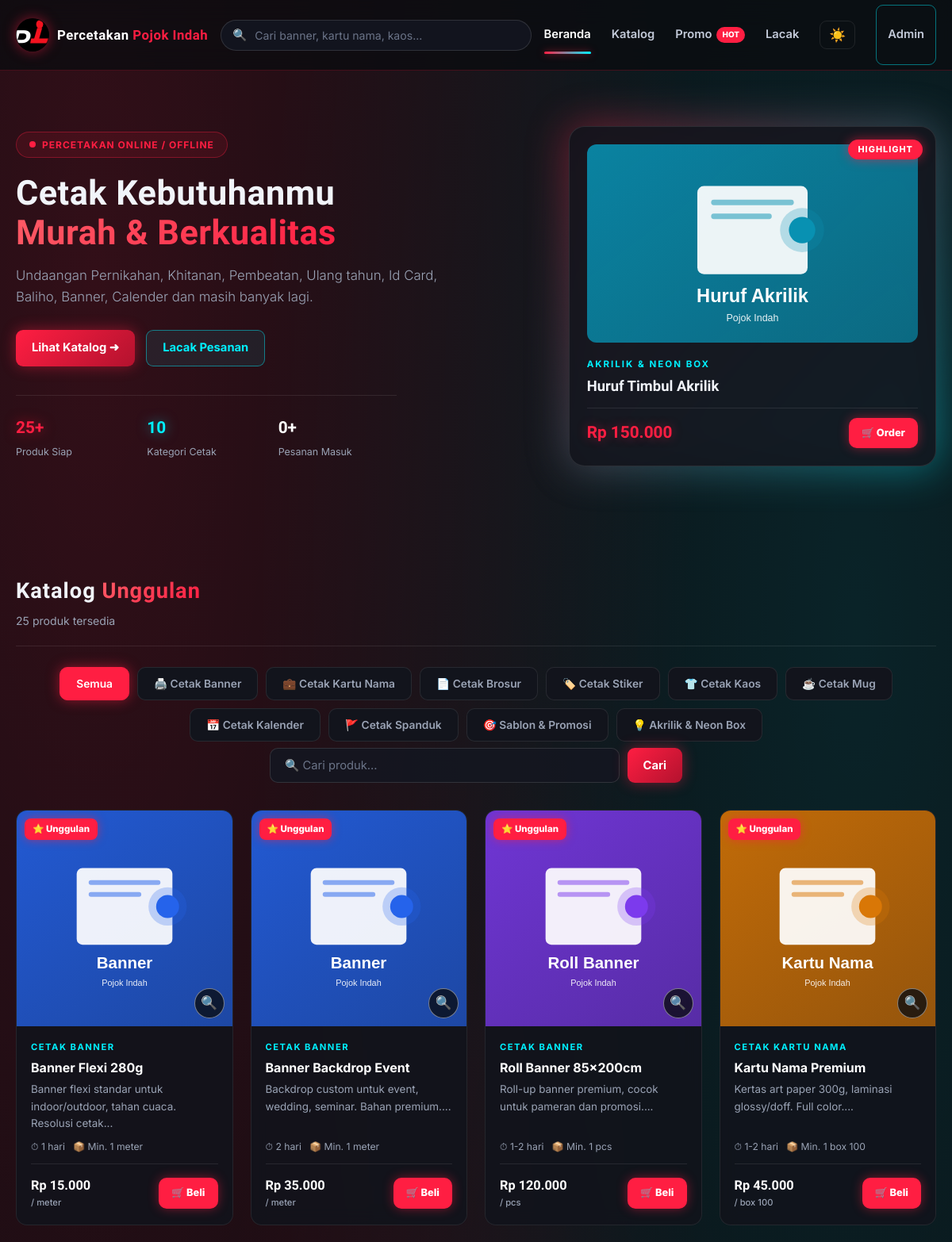
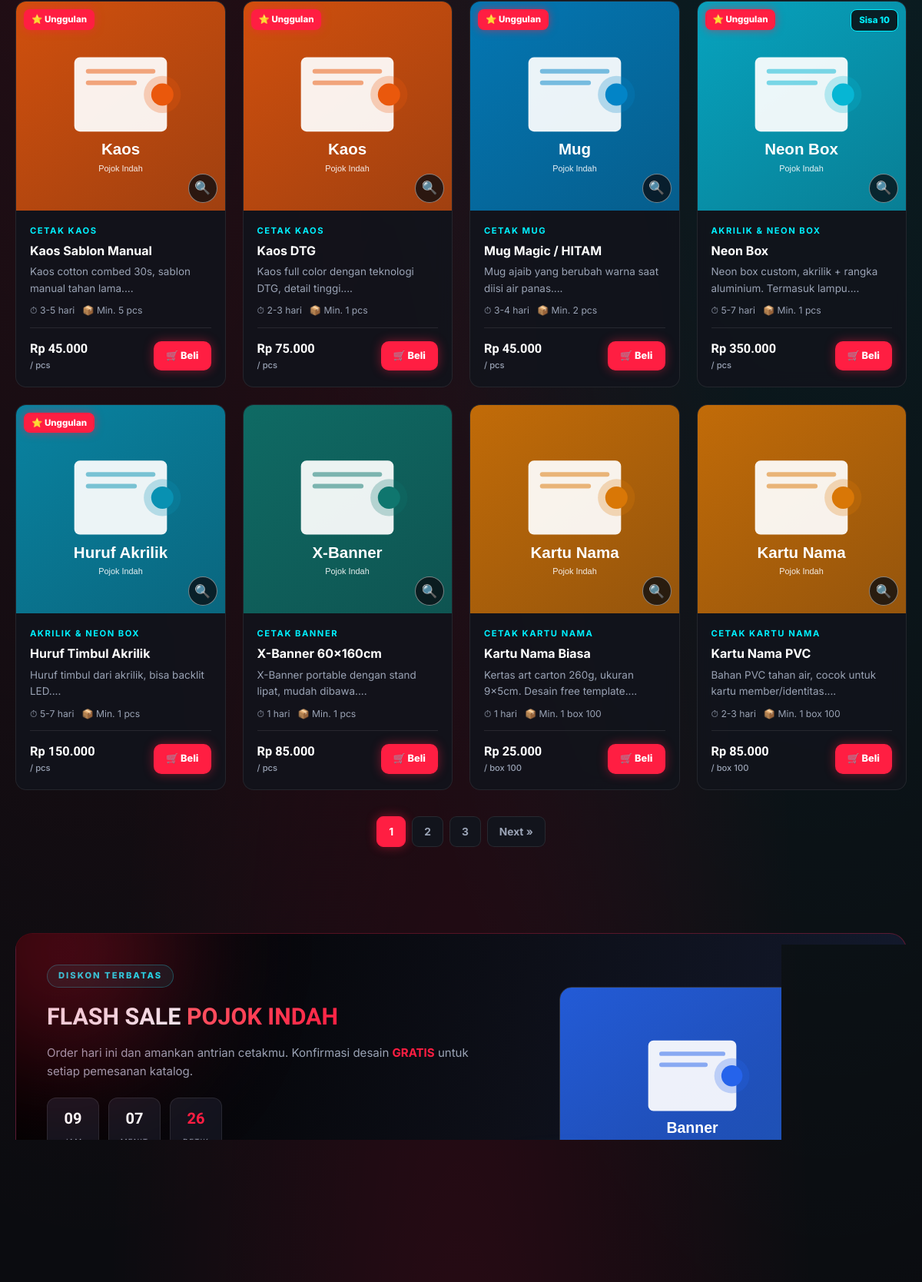
The page / (upper part) on the database its author committed (2 pictures, top to bottom).
### tables this page shows
CREATE TABLE IF NOT EXISTS produk (
    id INT AUTO_INCREMENT PRIMARY KEY,
    id_kategori INT NOT NULL,
    nama_produk VARCHAR(200) NOT NULL,
    deskripsi TEXT,
    harga DECIMAL(12,0) NOT NULL DEFAULT 0,
    satuan VARCHAR(50) DEFAULT 'pcs',
    stok INT DEFAULT 0,
    minimal_order INT DEFAULT 1,
    waktu_pengerjaan VARCHAR(100) DEFAULT '1-2 hari',
    gambar VARCHAR(500) DEFAULT 'default.png',
    is_unggulan TINYINT(1) DEFAULT 0,
    is_aktif TINYINT(1) DEFAULT 1,
    created_at TIMESTAMP DEFAULT CURRENT_TIMESTAMP,
    FOREIGN KEY (id_kategori) REFERENCES kategori(id) ON DELETE CASCADE
);

CREATE TABLE IF NOT EXISTS kategori (
    id INT AUTO_INCREMENT PRIMARY KEY,
    nama_kategori VARCHAR(100) NOT NULL UNIQUE,
    icon VARCHAR(20) DEFAULT '📦',
    created_at TIMESTAMP DEFAULT CURRENT_TIMESTAMP
);

### config.php (called while the page is built, shortened)
<?php
function db_connect() {
    $conn = new mysqli(DB_HOST, DB_USER, DB_PASS);
    $conn->set_charset('utf8mb4');
    $conn->query("CREATE DATABASE IF NOT EXISTS `" . DB_NAME . "` CHARACTER SET utf8mb4 COLLATE utf8mb4_unicode_ci");
    return $conn;
}
$conn = db_connect();
function rupiah($angka) {
    return 'Rp ' . number_format((float)$angka, 0, ',', '.');
}
function q($sql) {
    global $conn;
    $res = $conn->query($sql);
    return $res;
}
function q_row($sql) {
    $res = q($sql);
    if ($res && $res->num_rows > 0) {
        return $res->fetch_assoc();
    }
    return null;
}
function base_url() {
    $s = app_subfolder();
    return $s === '' ? '' : $s;
}
function app_subfolder() {
    $approot = str_replace('\\', '/', __DIR__);
    if (isset($_SERVER['DOCUMENT_ROOT']) && $_SERVER['DOCUMENT_ROOT'] !== '') {
        $docroot = str_replace('\\', '/', rtrim((string)$_SERVER['DOCUMENT_ROOT'], '/'));
        $a = $approot;
        $d = $docroot;
    }
    $dir = str_replace('\\', '/', dirname($_SERVER['SCRIPT_NAME'] ?? ''));
    $dir = preg_replace('#/admin$#', '', rtrim($dir, '/'));
    return $dir;
}
$conn->query("CREATE TABLE IF NOT EXISTS pengaturan (
    kunci VARCHAR(50) NOT NULL PRIMARY KEY,
    nilai TEXT
) ENGINE=InnoDB");
$conn->query("INSERT IGNORE INTO pengaturan (kunci, nilai) VALUES ('tema', 'gelap')");
$conn->query("INSERT IGNORE INTO pengaturan (kunci, nilai) VALUES ('app_url', '')");
function get_setting($kunci, $default = '') {
    global $conn;
    $k = $conn->real_escape_string((string)$kunci);
    $res = $conn->query("SELECT nilai FROM pengaturan WHERE kunci = '$k' LIMIT 1");
    if ($res && $res->num_rows > 0) {
        $row = $res->fetch_assoc();
        return $row['nilai'];
    }
    return $default;
}
$APP_TEMA = get_setting('tema', 'gelap');
?>

### funcs/gambar.php (called while the page is built, shortened)
<?php
function get_gambar_src($produk) {
    if (!empty($produk['gambar'])) {
        $g = basename((string)$produk['gambar']);
        if ($g !== '' && is_file(__DIR__ . '/../assets/img/' . $g)) {
            return 'assets/img/' . $g;
        }
    }
    $ket = strtolower((string)($produk['nama_produk'] ?? ''));
    $maps = array(
        'x-banner'   => 'x_banner.svg',
        'roll'       => 'roll_banner.svg',
        'backdrop'   => 'banner.svg',
        'kartu nama' => 'kartu_nama.svg',
        'brosur'     => 'brosur.svg',
        'flyer'      => 'flyer.svg',
        'leaflet'    => 'flyer.svg',
        'stiker'     => 'stiker.svg',
        'kaos'       => 'kaos.svg',
        'sablon'     => 'kaos.svg',
        'mug'        => 'mug.svg',
        'kalender'   => 'kalender.svg',
        'spanduk'    => 'spanduk.svg',
        'totebag'    => 'totebag.svg',
        'tote bag'   => 'totebag.svg',
        'pin'        => 'pin.svg',
        'lencana'    => 'pin.svg',
        'neon'       => 'neonbox.svg',
        'huruf'      => 'huruf.svg',
        'akrilik'    => 'huruf.svg',
        'banner'     => 'banner.svg',
    );
    foreach ($maps as $kata => $file) {
        if ($kata !== '' && strpos($ket, $kata) !== false) {
            return 'assets/img/' . $file;
        }
    }
    return 'assets/img/default.png';
}

### index.php (the view, shortened to what this page needs)
<?php
include 'config.php';
require 'funcs/gambar.php';
$where = "AND p.is_aktif = 1";
$kat_dipilih = 0;
$kat_dipilih = max(0, $kat_dipilih);
$cari = '';
$per_halaman = 12;
$row_total = q_row("SELECT COUNT(*) as jml FROM produk p WHERE 1 $where");
$total = $row_total ? (int)$row_total['jml'] : 0;
$total_halaman = max(1, (int)ceil($total / $per_halaman));
$hal = isset($_GET['hal']) ? max(1, intval($_GET['hal'])) : 1;
$hal = min($hal, $total_halaman);
$offset = ($hal - 1) * $per_halaman;
$produk = q("SELECT p.*, k.nama_kategori, k.icon, k.id as kid
    FROM produk p JOIN kategori k ON p.id_kategori = k.id
    WHERE 1 $where
    ORDER BY p.is_unggulan DESC, p.id ASC
    LIMIT $offset, $per_halaman");
$rows = array();
if ($produk) {
    while ($r = $produk->fetch_assoc()) {
        $rows[] = $r;
    }
}
$gal_map = array();
$highlight = q_row("SELECT p.*, k.nama_kategori FROM produk p JOIN kategori k ON p.id_kategori = k.id WHERE p.is_unggulan = 1 AND p.is_aktif = 1 ORDER BY p.id DESC LIMIT 1");
$sr = q_row("SELECT COUNT(*) jml FROM produk WHERE is_aktif = 1");
$stat_produk = $sr ? (int)$sr['jml'] : 0;
$sr = q_row("SELECT COUNT(*) jml FROM kategori");
$stat_kat = $sr ? (int)$sr['jml'] : 0;
$sr = q_row("SELECT COUNT(*) jml FROM pesanan WHERE status != 'dibatalkan'");
$stat_order = $sr ? (int)$sr['jml'] : 0;
$nama_kategori = '';
?>
<!DOCTYPE html>
<html lang="id">
<head>
    <link rel="stylesheet" href="assets/css/style.css?v=<?= filemtime('assets/css/style.css') ?>">
</head>
<body class="<?= $APP_TEMA === 'terang' ? 'terang' : '' ?>">
<header class="site-header">
    <div class="container header-inner">
        <a href="index.php" class="logo">
            <img src="assets/img/logo.svg" alt="Percetakan Pojok Indah" class="logo-img">
            <span class="logo-text">Percetakan <span>Pojok Indah</span></span>
        </a>
        <form method="get" action="index.php" class="header-search">
            <span class="search-icon">🔍</span>
            <input type="text" name="c" placeholder="Cari banner, kartu nama, kaos..." value="<?= htmlspecialchars($cari) ?>">
        </form>
        <nav class="main-nav">
            <a href="index.php" class="<?= basename($_SERVER['PHP_SELF']) == 'index.php' && !$kat_dipilih && $cari == '' ? 'active' : '' ?>">Beranda</a>
            <a href="index.php#katalog">Katalog</a>
            <a href="index.php#promo">Promo<span class="nav-badge-hot">HOT</span></a>
            <a href="track.php" class="<?= basename($_SERVER['PHP_SELF']) == 'track.php' ? 'active' : '' ?>">Lacak</a>
            <button type="button" class="theme-toggle theme-icon-only" onclick="toggleTema()" title="Ganti mode gelap / terang"><?= $APP_TEMA === 'terang' ? '🌙' : '☀️' ?></button>
            <a href="admin/" class="btn btn-outline btn-sm">Admin</a>
        </nav>
    </div>
</header>
<main>
    <section class="hero">
        <div class="container hero-grid">
            <div>
                <div class="hero-badge"><span class="dot"></span> Percetakan Online / Offline</div>
                <h1>Cetak Kebutuhanmu<br><span class="text-gradient-red">Murah &amp; Berkualitas</span></h1>
                <p>Undaangan Pernikahan, Khitanan, Pembeatan, Ulang tahun, Id Card, Baliho, Banner, Calender dan masih banyak lagi.</p>
                <div class="hero-actions">
                    <a href="#katalog" class="btn btn-primary">Lihat Katalog ➜</a>
                    <a href="track.php" class="btn btn-cyan">Lacak Pesanan</a>
                </div>
                <div class="hero-stats">
                    <div><strong class="red"><?= $stat_produk ?>+</strong><span>Produk Siap</span></div>
                    <div><strong class="cyan"><?= $stat_kat ?></strong><span>Kategori Cetak</span></div>
                    <div><strong><?= $stat_order ?>+</strong><span>Pesanan Masuk</span></div>
                </div>
            </div>
            <?php if ($highlight): ?>
            <div class="hero-highlight">
                <div class="highlight-card">
                    <span class="highlight-tag">Highlight</span>
                    <img class="zoomable" src="<?= get_gambar_src($highlight) ?>" alt="<?= htmlspecialchars($highlight['nama_produk']) ?>" data-imgs="<?= htmlspecialchars(json_encode(array(get_gambar_src($highlight))), ENT_QUOTES, 'UTF-8') ?>" data-title="<?= htmlspecialchars($highlight['nama_produk']) ?>" title="Klik untuk memperbesar" style="cursor:zoom-in" onerror="this.onerror=null;this.src='assets/img/default.png'">
                    <div class="highlight-cat"><?= htmlspecialchars($highlight['nama_kategori']) ?></div>
                    <h3><?= htmlspecialchars($highlight['nama_produk']) ?></h3>
                    <div class="highlight-foot">
                        <div class="highlight-price"><?= rupiah($highlight['harga']) ?></div>
                        <a href="order.php?produk=<?= $highlight['id'] ?>" class="btn-buy">🛒 Order</a>
                    </div>
                </div>
            </div>
            <?php endif; ?>
        </div>
    </section>
    <section class="section" id="katalog">
        <div class="container">
            <div class="catalog-head">
                <div>
                    <h2>Katalog <span class="text-gradient-red">Unggulan</span></h2>
                    <p><?= $total ?> produk tersedia<?= $nama_kategori ? ' • ' . htmlspecialchars($nama_kategori) : '' ?></p>
                </div>
            </div>
            <?php include 'partials/category_pills.php'; ?>
            <form method="get" class="search-form" action="index.php">
                <input type="text" name="c" placeholder="🔍 Cari produk..." value="<?= htmlspecialchars($cari) ?>">
                <button type="submit" class="btn btn-primary">Cari</button>
            </form>
            <?php if (!empty($rows)): ?>
                <div class="grid grid-4">
                    <?php foreach ($rows as $p): ?>
                        <div class="card">
                            <div class="card-image">
                                <?php $glist = (isset($gal_map[$p['id']]) && $gal_map[$p['id']]) ? $gal_map[$p['id']] : array(get_gambar_src($p)); ?>
                                <?php $gjson = htmlspecialchars(json_encode($glist), ENT_QUOTES, 'UTF-8'); ?>
                                <img class="card-photo zoomable" src="<?= get_gambar_src($p) ?>" alt="<?= htmlspecialchars($p['nama_produk']) ?>" data-imgs="<?= $gjson ?>" data-title="<?= htmlspecialchars($p['nama_produk']) ?>" title="Klik untuk memperbesar" onerror="this.onerror=null;this.src='assets/img/default.png'">
                                <?php if ($p['is_unggulan']): ?>
                                    <span class="badge badge-featured">⭐ Unggulan</span>
                                <?php endif; ?>
                                <?php if ($p['stok'] > 0 && $p['stok'] < 20): ?>
                                    <span class="badge badge-stok">Sisa <?= $p['stok'] ?></span>
                                <?php endif; ?>
                                <button type="button" class="card-zoom" data-imgs="<?= $gjson ?>" data-title="<?= htmlspecialchars($p['nama_produk']) ?>" title="Perbesar gambar">🔍</button>
                            </div>
                            <div class="card-body">
                                <div class="card-cat"><?= htmlspecialchars($p['nama_kategori']) ?></div>
                                <h3 class="card-title"><a href="product.php?id=<?= $p['id'] ?>"><?= htmlspecialchars($p['nama_produk']) ?></a></h3>
                                <p class="card-desc"><?= htmlspecialchars(mb_substr((string)($p['deskripsi'] ?? ''), 0, 70)) ?>...</p>
                                <div class="card-meta">
                                    <span>⏱ <?= htmlspecialchars($p['waktu_pengerjaan']) ?></span>
                                    <span>📦 Min. <?= $p['minimal_order'] ?> <?= htmlspecialchars($p['satuan']) ?></span>
                                </div>
                                <div class="card-foot">
                                    <div class="card-price"><?= rupiah($p['harga']) ?><small>/ <?= htmlspecialchars($p['satuan']) ?></small></div>
                                    <a href="order.php?produk=<?= $p['id'] ?>" class="btn-buy">🛒 Beli</a>
                                </div>
                            </div>
                        </div>
                    <?php endforeach; ?>
                </div>
                <?php if ($total_halaman > 1): ?>
                    <div class="pagination">
                        <?php for ($i = 1; $i <= $total_halaman; $i++): ?>
                            <a href="?hal=<?= $i ?>&kat=<?= $kat_dipilih ?>&c=<?= urlencode($cari) ?>" class="<?= $i == $hal ? 'active' : '' ?>"><?= $i ?></a>
                        <?php endfor; ?>
                        <?php if ($hal < $total_halaman): ?>
                            <a href="?hal=<?= $hal + 1 ?>&kat=<?= $kat_dipilih ?>&c=<?= urlencode($cari) ?>">Next &raquo;</a>
                        <?php endif; ?>
                    </div>
                <?php endif; ?>
            <?php endif; ?>
        </div>
    </section>
    <section class="section" id="promo">
        <div class="container">
            <div class="promo-banner">
                <div>
                    <span class="promo-tag">Diskon Terbatas</span>
                    <h2>FLASH SALE <span class="text-gradient-red">POJOK INDAH</span></h2>
                    <p>Order hari ini dan amankan antrian cetakmu. Konfirmasi desain <strong>GRATIS</strong> untuk setiap pemesanan katalog.</p>
                    <div class="countdown">
                        <div class="count-box"><b id="cd-h">08</b><span>Jam</span></div>
                        <div class="count-box"><b id="cd-m">45</b><span>Menit</span></div>
                        <div class="count-box"><b id="cd-s" class="tick-red">30</b><span>Detik</span></div>
                    </div>
                    <a href="#katalog" class="btn btn-primary">Klaim Sekarang</a>
                </div>
                <div class="promo-visual">
                    <img src="assets/img/banner.svg" alt="Promo cetak" onerror="this.onerror=null;this.src='assets/img/default.png'">
                    <div class="promo-off"><small>Desain</small>GRATIS</div>
                </div>
            </div>
        </div>
    </section>
</main>
</body>
</html>

### partials/category_pills.php
<?php
$kategori = q("SELECT * FROM kategori ORDER BY id ASC");
?>
<ul class="category-pills">
    <li><a href="<?= base_url() ?>/index.php" class="<?= !isset($_GET['kat']) ? 'active' : '' ?>">Semua</a></li>
    <?php if ($kategori): while ($k = $kategori->fetch_assoc()): ?>
        <li>
            <a href="?kat=<?= (int)$k['id'] ?>" class="<?= (isset($_GET['kat']) && $_GET['kat'] == $k['id']) ? 'active' : '' ?>">
                <?= htmlspecialchars($k['icon'] ?? '') ?> <?= htmlspecialchars($k['nama_kategori']) ?>
            </a>
        </li>
    <?php endwhile; endif; ?>
</ul>

### rows shown on the page
produk: id_kategori.nama_kategori "AKRILIK & NEON BOX", nama_produk "Huruf Timbul Akrilik", harga "Rp 150.000", shows a picture, is_unggulan "⭐ Unggulan", deskripsi "Huruf timbul dari akrilik, bisa backlit LED.", waktu_pengerjaan "5-7 hari", minimal_order "1", satuan "pcs"
kategori: icon "🖨️", nama_kategori "Cetak Banner"
kategori: icon "💼", nama_kategori "Cetak Kartu Nama"
kategori: icon "📄", nama_kategori "Cetak Brosur"
kategori: icon "🏷️", nama_kategori "Cetak Stiker"
kategori: icon "👕", nama_kategori "Cetak Kaos"
kategori: icon "☕", nama_kategori "Cetak Mug"
kategori: icon "📅", nama_kategori "Cetak Kalender"
kategori: icon "🚩", nama_kategori "Cetak Spanduk"
kategori: icon "🎯", nama_kategori "Sablon & Promosi"
kategori: icon "💡", nama_kategori "Akrilik & Neon Box"
produk: is_unggulan "⭐ Unggulan", id_kategori.nama_kategori "CETAK BANNER", nama_produk "Banner Flexi 280g", deskripsi "Banner flexi standar untuk indoor/outdoor, tahan cuaca. Resolusi cetak", waktu_pengerjaan "1 hari", minimal_order "1", satuan "meter", harga "Rp 15.000"
produk: is_unggulan "⭐ Unggulan", id_kategori.nama_kategori "CETAK BANNER", nama_produk "Banner Backdrop Event", deskripsi "Backdrop custom untuk event, wedding, seminar. Bahan premium.", waktu_pengerjaan "2 hari", minimal_order "1", satuan "meter", harga "Rp 35.000"
produk: gambar+id (picture), is_unggulan "⭐ Unggulan", id_kategori.nama_kategori "CETAK BANNER", nama_produk "Roll Banner 85x200cm", deskripsi "Roll-up banner premium, cocok untuk pameran dan promosi.", waktu_pengerjaan "1-2 hari", minimal_order "1", satuan "pcs", harga "Rp 120.000"
produk: is_unggulan "⭐ Unggulan", id_kategori.nama_kategori "CETAK KARTU NAMA", nama_produk "Kartu Nama Premium", deskripsi "Kertas art paper 300g, laminasi glossy/doff. Full color.", waktu_pengerjaan "1-2 hari", minimal_order "1", satuan "box 100", harga "Rp 45.000"
produk: is_unggulan "⭐ Unggulan", id_kategori.nama_kategori "CETAK KAOS", nama_produk "Kaos Sablon Manual", deskripsi "Kaos cotton combed 30s, sablon manual tahan lama.", waktu_pengerjaan "3-5 hari", minimal_order "5", satuan "pcs", harga "Rp 45.000"
produk: is_unggulan "⭐ Unggulan", id_kategori.nama_kategori "CETAK KAOS", nama_produk "Kaos DTG", deskripsi "Kaos full color dengan teknologi DTG, detail tinggi.", waktu_pengerjaan "2-3 hari", minimal_order "1", satuan "pcs", harga "Rp 75.000"
produk: shows a picture, is_unggulan "⭐ Unggulan", id_kategori.nama_kategori "CETAK MUG", nama_produk "Mug Magic / HITAM", deskripsi "Mug ajaib yang berubah warna saat diisi air panas.", waktu_pengerjaan "3-4 hari", minimal_order "2", satuan "pcs", harga "Rp 45.000"
produk: shows a picture, is_unggulan "⭐ Unggulan", stok "10", id_kategori.nama_kategori "AKRILIK & NEON BOX", nama_produk "Neon Box", deskripsi "Neon box custom, akrilik + rangka aluminium. Termasuk lampu.", waktu_pengerjaan "5-7 hari", minimal_order "1", satuan "pcs", harga "Rp 350.000"
produk: gambar+id (picture), id_kategori.nama_kategori "CETAK BANNER", nama_produk "X-Banner 60x160cm", deskripsi "X-Banner portable dengan stand lipat, mudah dibawa.", waktu_pengerjaan "1 hari", minimal_order "1", satuan "pcs", harga "Rp 85.000"
produk: id_kategori.nama_kategori "CETAK KARTU NAMA", nama_produk "Kartu Nama Biasa", deskripsi "Kertas art carton 260g, ukuran 9x5cm. Desain free template.", waktu_pengerjaan "1 hari", minimal_order "1", satuan "box 100", harga "Rp 25.000"
produk: id_kategori.nama_kategori "CETAK KARTU NAMA", nama_produk "Kartu Nama PVC", deskripsi "Bahan PVC tahan air, cocok untuk kartu member/identitas.", waktu_pengerjaan "2-3 hari", minimal_order "1", satuan "box 100", harga "Rp 85.000"

### other values the page prints
$stat_produk "25"
$stat_kat "10"
$stat_order "0"
$total "25"
